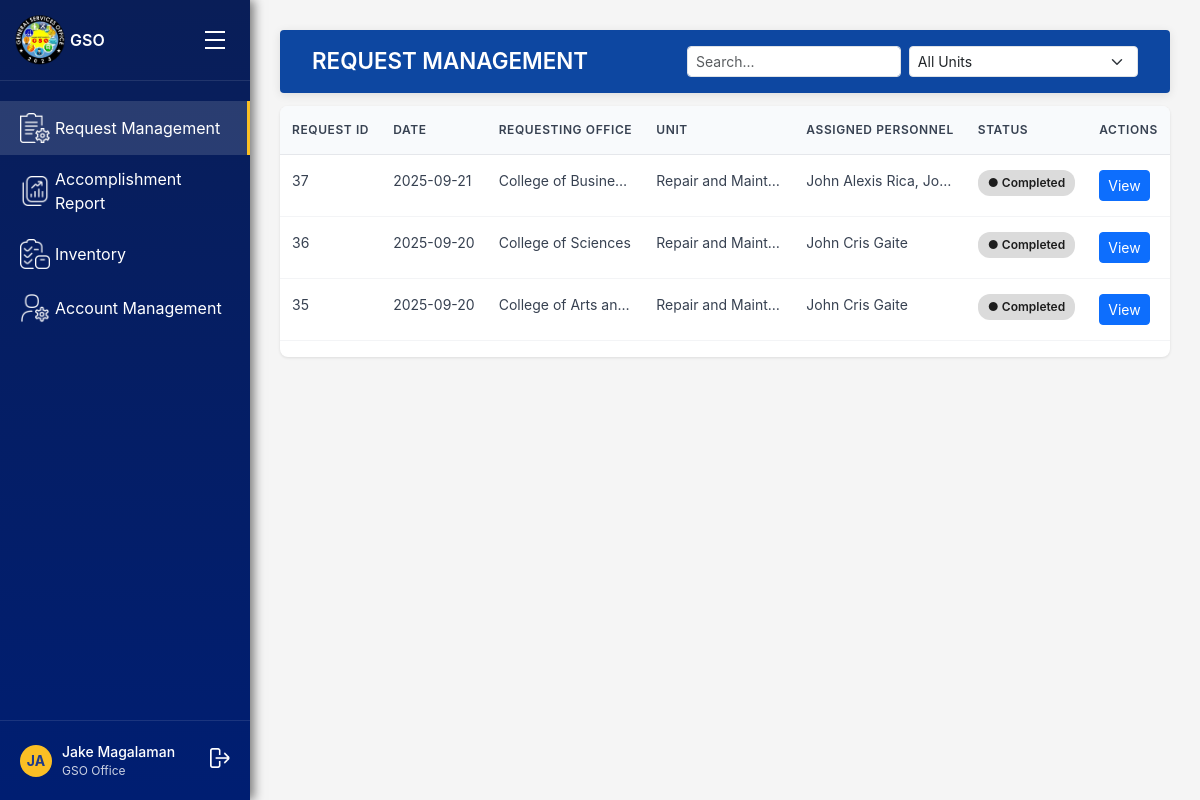
Before: /requests/gso/ (signed in) with the older database file.
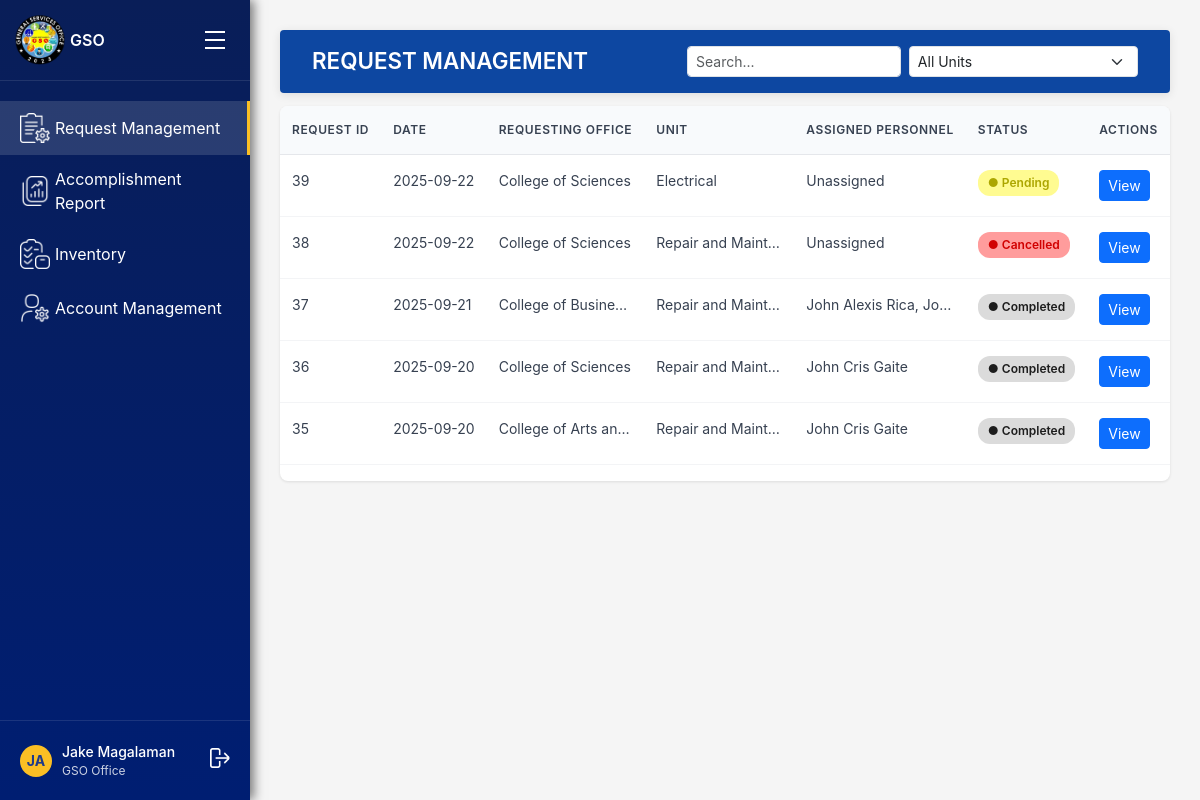
After: the same page with the newer database file.
### accounts/models.py (models this page shows, shortened)
class User(AbstractUser):
    ROLE_CHOICES = [
        ('gso', 'GSO Office'),       # Admin of the system
        ('unit_head', 'Unit Head'),
        ('personnel', 'Personnel'),
        ('requestor', 'Requestor'),  # Departments (Registrar, Cashier, etc.)
    ]
    UNIT_CHOICES = [
        ('repair and maintenance', 'Repair and Maintenance'),
        ('electrical', 'Electrical'),
        ('utility', 'Utility'),
        ('motorpool', 'Motorpool'),
    ]
    STATUS_CHOICES = [
        ('active', 'Active'),
        ('inactive', 'Inactive'),
    ]
    account_status = models.CharField(max_length=10, choices=STATUS_CHOICES, default='active')
    role = models.CharField(max_length=20, choices=ROLE_CHOICES)
    unit = models.CharField(max_length=50, choices=UNIT_CHOICES, blank=True, null=True)
    department = models.CharField(max_length=255, blank=True, null=True)
    def __str__(self):
        return self.department or f"{self.first_name} {self.last_name}" or self.username

### requests/models.py (models this page shows, shortened)
class ServiceRequest(models.Model):
    UNIT_CHOICES = [
        ('repair and maintenance', 'Repair and Maintenance'),
        ('utility', 'Utility'),
        ('electrical', 'Electrical'),
        ('motorpool', 'Motorpool'),
    ]
    STATUS_CHOICES = [
        ("Pending", "Pending"),
        ("Approved", "Approved"),
        ("In Progress", "In Progress"),
        ("Done for Review", "Done for Review"),
        ("Completed", "Completed"),
        ("cancelled", "Cancelled"),
    ]
    requestor = models.ForeignKey(
        settings.AUTH_USER_MODEL,
        on_delete=models.CASCADE,
        related_name='requests'
    )
    unit = models.CharField(max_length=50, choices=UNIT_CHOICES)
    description = models.TextField()
    status = models.CharField(max_length=20, choices=STATUS_CHOICES, default="Pending")
    created_at = models.DateTimeField(auto_now_add=True)
    completed_at = models.DateTimeField(null=True, blank=True)
    department = models.CharField(max_length=100, blank=True, null=True)
    full_name = models.CharField(max_length=255, blank=True, null=True)  # <-- add this
    email = models.EmailField(blank=True, null=True)  # optional if you want to save
    contact_number = models.CharField(max_length=50, blank=True, null=True)  # optional
    assigned_personnel = models.ManyToManyField(
        settings.AUTH_USER_MODEL,
        blank=True,
        related_name="assigned_requests"
    )
    materials = models.ManyToManyField(
        InventoryItem,              # use import
        through='RequestMaterial',
        blank=True,
        related_name="requests"
    )

### requests/views.py (the view)
# urls.py: path('gso/', views.request_management, name='gso-dashboard'),
@login_required
@user_passes_test(is_gso)
def request_management(request):
    requests_qs = (
        ServiceRequest.objects
        .select_related("requestor")
        .prefetch_related("assigned_personnel", "reports__personnel")  # ✅ include reports + personnel
        .all()
        .order_by("-created_at")
    )
    search_query = request.GET.get("user_status")
    if search_query:
        requests_qs = requests_qs.filter(
            Q(requestor__username__icontains=search_query) |
            Q(requestor__first_name__icontains=search_query) |
            Q(requestor__last_name__icontains=search_query)
        )
    unit_filter = request.GET.get("unit")
    if unit_filter:
        requests_qs = requests_qs.filter(unit=unit_filter)
    context = {
        "user_role": request.user.role,
        "requests": requests_qs,
    }
    return render(request, "gso_office/request_management/request_management.html", context)

### requests/views.py (called while the page is built)
def is_gso(user):
    return user.is_authenticated and user.role == "gso"

### templates/gso_office/request_management/request_management.html (shortened to what this page needs)
{% extends "gso_office/gso_base_dashboard.html" %}
{% block main_content %}
<div class="header d-flex align-items-center justify-content-between">
  <h1 class="page-title">REQUEST MANAGEMENT</h1>
  <form method="get" class="d-flex gap-2">
    <input
      type="text"
      name="user_status"
      class="form-control form-control-sm"
      placeholder="Search..."
      value="{{ request.GET.user_status }}"
    >
    <select name="unit" class="form-select form-select-sm" onchange="this.form.submit()">
      <option value="">All Units</option>
    </select>
  </form>
</div>
<div class="table-container table-responsive">
  <table class="table">
    <thead>
      <tr>
        <th>REQUEST ID</th>
        <th>DATE</th>
        <th>REQUESTING OFFICE</th>
        <th>UNIT</th>
        <th>ASSIGNED PERSONNEL</th>
        <th>STATUS</th>
        <th>ACTIONS</th>
      </tr>
    </thead>
    <tbody>
      {% for req in requests %}
      <tr>
        <td>{{ req.id }}</td>
        <td>{{ req.created_at|date:"Y-m-d" }}</td>
        <td>{{ req.requestor.department }}</td>
        <td>{{ req.get_unit_display }}</td>
        <td>
          {% if req.assigned_personnel.all %}
            {% for p in req.assigned_personnel.all %}
              {{ p.get_full_name|default:p.username }}{% if not forloop.last %}, {% endif %}
            {% endfor %}
          {% else %}
            Unassigned
          {% endif %}
        </td>
        <td>
          {% if req.status == "Pending" %}
            <span class="status-badge status-pending">● Pending</span>
          {% elif req.status == "Approved" %}
            <span class="status-badge status-approved">● Approved</span>
          {% elif req.status == "In Progress" %}
            <span class="status-badge status-inprogress">● In Progress</span>
          {% elif req.status == "Done for Review" %}
            <span class="status-badge status-doneforreview">● Done for Review</span>
          {% elif req.status == "Completed" %}
            <span class="status-badge status-completed">● Completed</span>
          {% elif req.status == "Cancelled" %}
            <span class="status-badge status-cancelled">● Cancelled</span>
          {% else %}
            <span class="status-badge">{{ req.status }}</span>
          {% endif %}
        </td>
        <td>
          <button class="btn btn-sm btn-primary"
            onclick="openModal(
              '{{ req.id }}',
              '{{ req.created_at|date:"Y-m-d" }}',
              '{{ req.full_name }}',
              '{{ req.requestor.department }}',
              '{{ req.get_unit_display }}',
              '{{ req.description|escapejs }}',
              '{{ req.status }}',
              '{{ req.assigned_personnel.all|join:", "|escapejs }}',
              `{% for rm in req.requestmaterial_set.all %}{{ rm.material.name }} ({{ rm.quantity }} {{ rm.material.unit }}){% if not forloop.last %}, {% endif %}{% endfor %}`,
              `{% for r in req.reports.all %}<strong>{{ r.personnel.get_full_name }}</strong> ({{ r.created_at|date:"Y-m-d H:i" }}): {{ r.report_text|escapejs }}<br>{% endfor %}`
            )">
            View
          </button>
        </td>
      </tr>
      {% empty %}
      <tr>
        <td colspan="7" class="text-center">No requests found.</td>
      </tr>
      {% endfor %}
    </tbody>
  </table>
</div>
{% endblock %}

### templates/gso_office/gso_base_dashboard.html (shortened to what this page needs)
{% load static %}
<!DOCTYPE html>
<html lang="en">
<head>
  <link href="https://cdn.jsdelivr.net/npm/bootstrap@5.3.3/dist/css/bootstrap.min.css" rel="stylesheet">
  <link rel="stylesheet" href="{% static 'css/gso_dashboard.css' %}" />
</head>
<body>
    <div class="sidebar" id="sidebar">
        <div class="logo-section">
            <div class="logo">
                <img src="{% static 'images/gso_logo.png' %}" alt="General Services Office Logo">
            </div>
            <span style="font-weight: 600;">GSO</span>
            <div class="hamburger" id="sidebarToggle">
                <div class="bar"></div>
                <div class="bar"></div>
                <div class="bar"></div>
            </div>
        </div>
    {% url 'request_management' as request_management_url %}
    {% url 'accomplishment_report' as accomplishment_report_url %}
    {% url 'gso_inventory' as gso_inventory_url %}
    {% url 'account_management' as account_management_url %}
    <div class="nav-menu">
        <a href="{{ request_management_url }}" class="nav-link">
            <div class="nav-item {% if request.path == request_management_url or request.path == '/requests/gso/' %}active{% endif %}">
                <div class="nav-icon">
                    <img src="{% static 'images/gso_office/request_icon.png' %}" alt="Request Management">
                </div>
                <span>Request Management</span>
            </div>
        </a>
        <a href="{{ accomplishment_report_url }}" class="nav-link">
            <div class="nav-item {% if request.path == accomplishment_report_url %}active{% endif %}">
                <div class="nav-icon">
                    <img src="{% static 'images/gso_office/report_icon.png' %}" alt="Accomplishment Report">
                </div>
                <span>Accomplishment Report</span>
            </div>
        </a>
        <a href="{{ gso_inventory_url }}" class="nav-link">
            <div class="nav-item {% if request.path == gso_inventory_url %}active{% endif %}">
                <div class="nav-icon">
                    <img src="{% static 'images/unit_head/inventory_icon.png' %}" alt="Inventory">
                </div>
                <span>Inventory</span>
            </div>
        </a>
        <a href="{{ account_management_url }}" class="nav-link">
            <div class="nav-item {% if request.path == account_management_url %}active{% endif %}">
                <div class="nav-icon">
                    <img src="{% static 'images/gso_office/account_icon.png' %}" alt="Account Management">
                </div>
                <span>Account Management</span>
            </div>
        </a>
    </div>
    <div class="user-section">
        <div class="user-avatar">
            {{ user.first_name|default:user.username|slice:":2"|upper }}
        </div>
        <div class="user-info">
            <div class="user-name">{{ user.get_full_name|default:user.username }}</div>
            <div class="user-role">{{ user.get_role_display }}</div>
        </div>
        <div class="logout-icon" style="margin-left: auto; cursor: pointer;">
            <form method="post" action="{% url 'logout' %}" style="display: inline;">
                <button type="submit" style="background: none; border: none; color: inherit; cursor: pointer;">
                    <img src="{% static 'images/logout.png' %}" alt="Logout">
                </button>
            </form>
        </div>
    </div>
</div>
<div class="main-content">
    {% block main_content %}{% endblock %}
</div>
</body>
</html>

### static/css/gso_dashboard.css (style rules this page uses)
* { margin: 0; padding: 0; box-sizing: border-box; }
body { font-family: -apple-system, BlinkMacSystemFont, 'Segoe UI', Roboto, sans-serif; background-color: #f5f5f5; display: flex; min-height: 100vh; }
.sidebar { width: 250px; background: linear-gradient(180deg, #091e58 0%, #001e72 100%); color: white; display: flex; flex-direction: column; position: fixed; height: 100vh; left: 0; top: 0; box-shadow: 4px 0 10px rgba(0, 0, 0, 0.5); transition: width 0.3s ease, transform 0.3s ease; }
.logo-section { padding: 20px; display: flex; align-items: center; gap: 10px; border-bottom: 1px solid rgba(255, 255, 255, 0.1); }
.logo { width: 40px; height: 40px; background: #fbbf24; border-radius: 50%; display: flex; align-items: center; justify-content: center; font-weight: bold; color: #1e3a8a; }
.nav-menu { flex: 1; padding: 20px 0; }
.nav-item { display: flex; align-items: center; padding: 12px 20px; cursor: pointer; transition: background-color 0.2s; gap: 5px; }
.nav-item.active { background-color: rgba(233, 233, 233, 0.15); border-right: 3px solid #fbbf24; }
.nav-icon img { width: 30px; height: auto; object-fit: contain; display: block; }
.nav-link { text-decoration: none; color: inherit; display: block; }
.user-section { padding: 20px; border-top: 1px solid rgba(255, 255, 255, 0.1); display: flex; align-items: center; gap: 10px; }
.user-avatar { width: 32px; height: 32px; background: #fbbf24; border-radius: 50%; display: flex; align-items: center; justify-content: center; font-weight: bold; color: #1e3a8a; font-size: 14px; }
.user-info { flex: 1; }
.user-name { font-size: 14px; font-weight: 500; }
.user-role { font-size: 12px; opacity: 0.8; }
.logout-icon img { width: 20px; height: auto; object-fit: contain; display: block; }
.main-content { flex: 1; margin-left: 250px; padding: 30px; transition: margin-left 0.3s ease; }
.header { position: sticky; top: 0; left: 0; right: 0; z-index: 1; background: #0d47a1; color: #fff; padding: 1rem 2rem; margin-bottom: 0.8rem; border-radius: 4px; box-shadow: 0 2px 10px rgba(0,0,0,0.1); display: flex; justify-content: space-between; align-items: center; }
.page-title { font-size: 1.4rem; font-weight: 600; margin: 0; color: #fff; }
.header input.form-control-sm, .header select.form-select-sm { min-width: 160px; }
.table-container { background: white; border-radius: 8px; box-shadow: 0 1px 3px rgba(0, 0, 0, 0.1); overflow: hidden; }
.table { width: 100%; border-collapse: collapse; }
.table td { max-width: 150px; white-space: nowrap; overflow: hidden; text-overflow: ellipsis; }
.table th { background-color: #f8fafc; padding: 15px 12px; text-align: left; font-weight: 600; font-size: 12px; color: #374151; text-transform: uppercase; letter-spacing: 0.05em; border-bottom: 1px solid #e5e7eb; }
.table td { padding: 15px 12px; border-bottom: 1px solid #f3f4f6; font-size: 14px; color: #374151; }
.status-badge { display: inline-block; padding: 4px 10px; border-radius: 12px; font-size: 12px; font-weight: 600; text-align: center; min-width: 80px; }
.status-pending { background-color: #fffb91; color: #aca600; }
.status-completed { background-color: #dbdbdb; color: #1d1d1d; }
.status-cancelled { background-color: #ff9c9c; color: #d10000; }
.logo img { width: 50px; height: auto; }
.hamburger { margin-left: auto; cursor: pointer; padding: 5px; display: flex; flex-direction: column; cursor: pointer; padding: 5px; }
.hamburger .bar { width: 20px; height: 2px; background-color: white; margin: 3px 0; }

Changed rows visible on the page:
added ServiceRequest: id "39", created_at "2025-09-22", requestor.department "College of Sciences", unit "Electrical", shows "Unassigned", status "● Pending"
added ServiceRequest: id "38", created_at "2025-09-22", requestor.department "College of Sciences", unit "Repair and Maint…", shows "Unassigned", status "● Cancelled"
